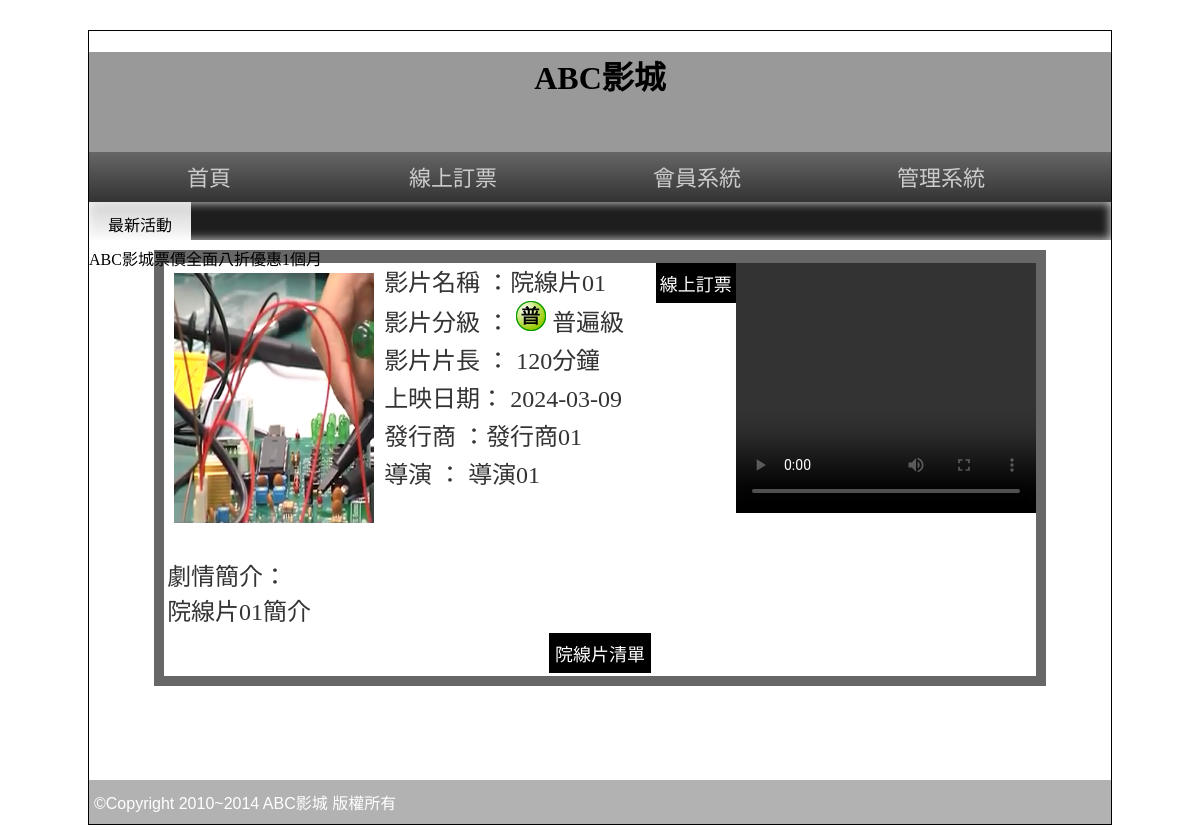
The page /?do=intro&id=1 on the database as committed earlier.
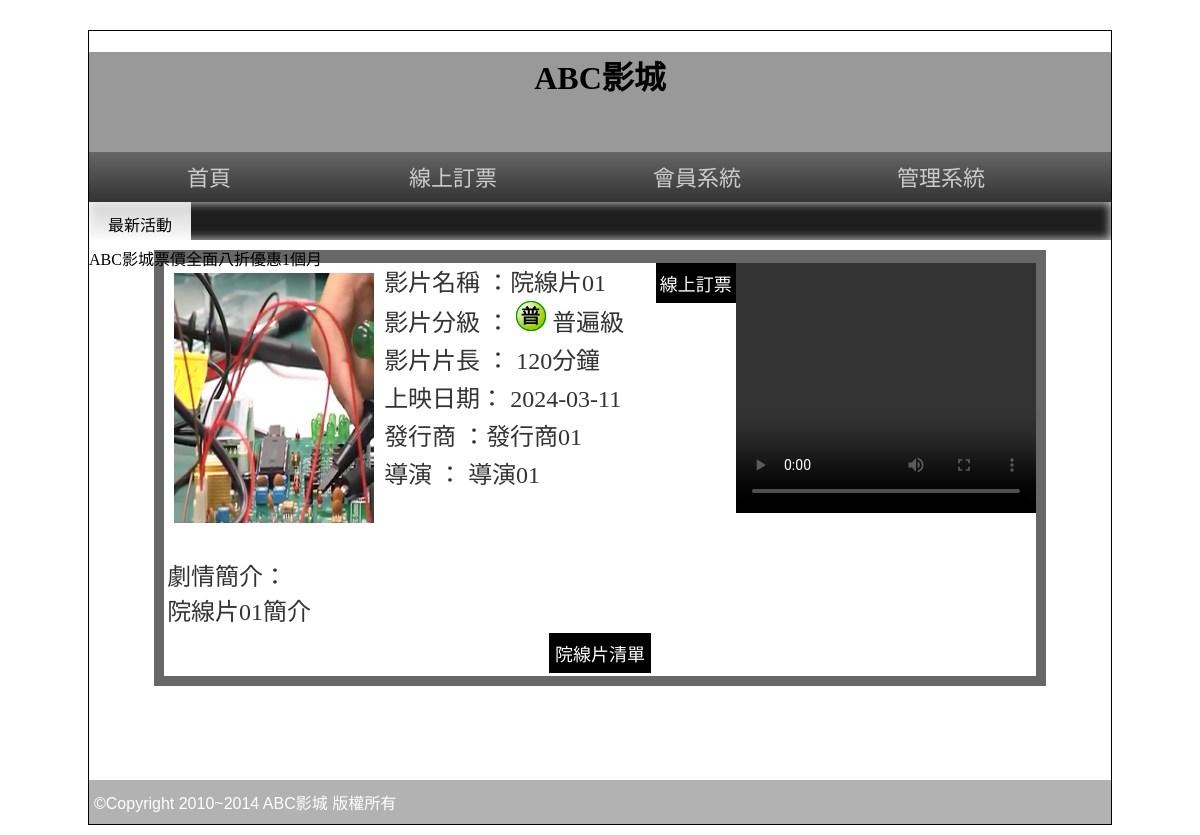
The same page on the database as committed later.
### tables this page shows
CREATE TABLE `movie` (
  `id` int(10) UNSIGNED NOT NULL,
  `name` text NOT NULL,
  `level` smallint(1) NOT NULL,
  `length` int(5) NOT NULL,
  `ondate` date NOT NULL,
  `publish` text NOT NULL,
  `director` text NOT NULL,
  `trailer` text NOT NULL,
  `poster` text NOT NULL,
  `intro` text NOT NULL,
  `rank` int(5) NOT NULL,
  `sh` int(1) NOT NULL DEFAULT 1
);

### api/db.php (called while the page is built, shortened)
<?php
class DB
{
    protected $dsn = "mysql:host=localhost;charset=utf8;dbname=web03-1";
    protected $pdo;
    protected $table;
    public function __construct($table)
    {
        $this->table = $table;
        $this->pdo = new PDO($this->dsn, 'root', '');
    }
    function find($id)
    {
        $sql = "select * from `$this->table` where ";
        if (is_array($id)) {
            $tmp = $this->a2s($id);
            $sql .= join(" && ", $tmp);
        } elseif (is_numeric($id)) {
            $sql .= " `id`='$id' ";
        } else {
            echo "x type";
        }
        return $this->pdo->query($sql)->fetch(PDO::FETCH_ASSOC);
    }
}
$Movie = new DB('movie');

### front/intro.php (the view, shortened to what this page needs)
<?php $movies = $Movie->find($_GET['id']); ?>
<div class="tab rb" style="width:87%;">
  <div style="background:#FFF; width:100%; color:#333; text-align:left">
    <video src="./img/<?= $movies['trailer']; ?>" width="300px" height="250px" controls="" style="float:right;"></video>
    <font style="font-size:24px"> <img src="./img/<?= $movies['poster']; ?>" width="200px" height="250px" style="margin:10px; float:left">
      <p style="margin:3px">影片名稱 ：<?= $movies['name']; ?>
        <input type="button" value="線上訂票" onclick="location.href='?do=order&id=<?= $movies['id']; ?>'" style="float:right; padding:2px 4px" class="b2_btu">
      </p>
      <p style="margin:3px">影片分級 ： <img src="./icon/03C0<?= $movies['level']; ?>.png" style="display:inline-block;">
        <?php
        switch ($movies['level']) {
          case "1";
            echo "普遍級";
            break;
        }
        ?>
      </p>
      <p style="margin:3px">影片片長 ： <?= $movies['length']; ?>分鐘</p>
      <p style="margin:3px">上映日期： <?= $movies['ondate']; ?></p>
      <p style="margin:3px">發行商 ：<?= $movies['publish']; ?> </p>
      <p style="margin:3px">導演 ： <?= $movies['director']; ?></p>
      <br>
      <br>
      <p style="margin:10px 3px 3px 3px; word-break:break-all"> 劇情簡介：<br>
        <?= $movies['intro']; ?>
      </p>
    </font>
    <table width="100%" border="0">
      <tbody>
        <tr>
          <td align="center"><input type="button" value="院線片清單" onclick="location.href='./index.php'"></td>
        </tr>
      </tbody>
    </table>
  </div>
</div>

### index.php (shortened to what this page needs)
<?php include_once "./api/db.php" ?>
<!DOCTYPE html PUBLIC "-//W3C//DTD XHTML 1.0 Transitional//EN" "http://www.w3.org/TR/xhtml1/DTD/xhtml1-transitional.dtd">
<html xmlns="http://www.w3.org/1999/xhtml">
<head>
  <link rel="stylesheet" href="css/css.css">
  <link href="css/s2.css" rel="stylesheet" type="text/css">
</head>
<body>
  <div id="main">
    <div id="top" class="ct" style=" background:#999 center; background-size:cover; " title="替代文字">
      <h1>ABC影城</h1>
    </div>
    <div id="top2">
      <a href="./index.php">首頁</a>
      <a href="./index.php?do=order">線上訂票</a>
      <a href="#">會員系統</a>
      <a href="./back.php">管理系統</a>
    </div>
    <div id="text"> <span class="ct">最新活動</span>
      <marquee direction="right">
        ABC影城票價全面八折優惠1個月
      </marquee>
    </div>
    <div id="mm">
      <?php
      $do = $_GET['do'] ?? 'main';
      $file = "./front/{$do}.php";
      if (file_exists($file)) {
        include $file;
      } else {
        include "./front/main.php";
      }
      ?>
    </div>
    <div id="bo"> ©Copyright 2010~2014 ABC影城 版權所有 </div>
  </div>
</body>
</html>

### css/css.css (style rules this page uses)
body { font-family:微軟正黑體; }
input[type='button'],input[type='submit'],input[type='reset'],button,.button { min-width:70px; min-height:40px; background:#000; color:#fff; border:none; cursor:pointer; font-size:18px; text-decoration:none; }
#main { width:1022px; min-height:766px; border:#000 1px solid; margin:30px auto 10px auto; }
#top { display:block; height:100px; }
#top2 { display:block; height:50px; background: -webkit-linear-gradient(top,#666,#333); background: -ms-linear-gradient(top,#666,#333); background: -moz-linear-gradient(top,#666,#333); background: linear-gradient(top,#666,#333); }
#top2 a { display:inline-block; width:200px; padding:12px 20px 12px 20px; text-align:center; color:#ccc; text-decoration:none; font:normal 22px/26px Open Sans,'微軟正黑體'; transition:all ease-in .3s; }
#text { display:block; height:38px; box-shadow:#CCC 0px 0px 10px 1px inset; background-color: #1e1e1e; }
#text span { width:10%; display:inline-block; padding:10px 0px 10px 0px; vertical-align:top; background: -ms-linear-gradient(top,rgba(255,255,255,0.8),rgba(255,255,255,1)); background: -webkit-linear-gradient(top,rgba(255,255,255,0.8),rgba(255,255,255,1)); background: -moz-linear-gradient(top,rgba(255,255,255,0.8),rgba(255,255,255,1)); background: linear-gradient(top,rgba(255,255,255,0.8),rgba(255,255,255,1)); }
#mm { padding:10px; min-height:520px; }
#bo { padding:10px 5px 10px 5px; min-height:20px; display:block; color:#FFF; font-family:Arial, Helvetica, sans-serif,'微軟正黑體'; font-weight:500; background:rgba(0,0,0,0.3); }
.ct { text-align:center; }
.rb { background:rgba(39,39,39,0.7); color:rgba(255,255,255,0.9); }
.tab { width:80%; display:block; margin-left:auto; margin-right:auto; min-height:100px; padding:10px; }

Rows that differ between the two databases and show on the page:
changed movie "院線片01": ondate "2024-03-09" → "2024-03-11"
